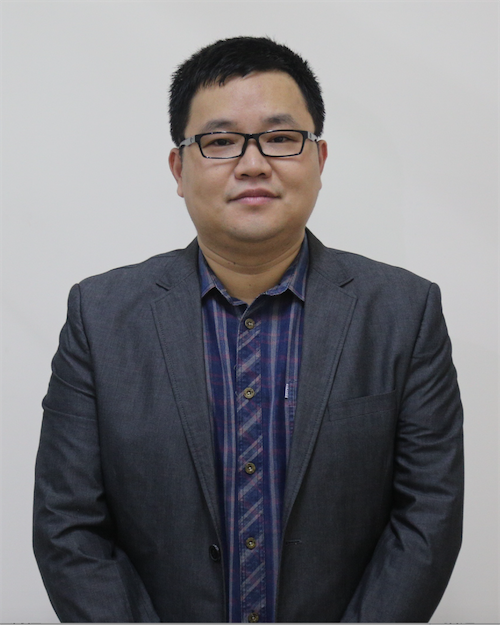
#> input picture python学习/review/图像处理/res/luohao.png, 500 x 625 px
$ python PillowTest05.py
#> lines starting #> are read from the running program, lines starting #| are printed output that depends on the picture; pictures that were not available may be replaced by others from this repository, and a replacement may not be noted
# python learing
# author:TNT
from PIL import Image

image1 = Image.open('./res/luohao.png')
#> image1 is the input picture: PIL image 500x625 RGBA; mean R, G, B, A 120.6, 119.8, 123.9, 254.9
image2 = Image.open('../../ python进阶之路/第九章 并发编程/thumbnails/guido.jpg')
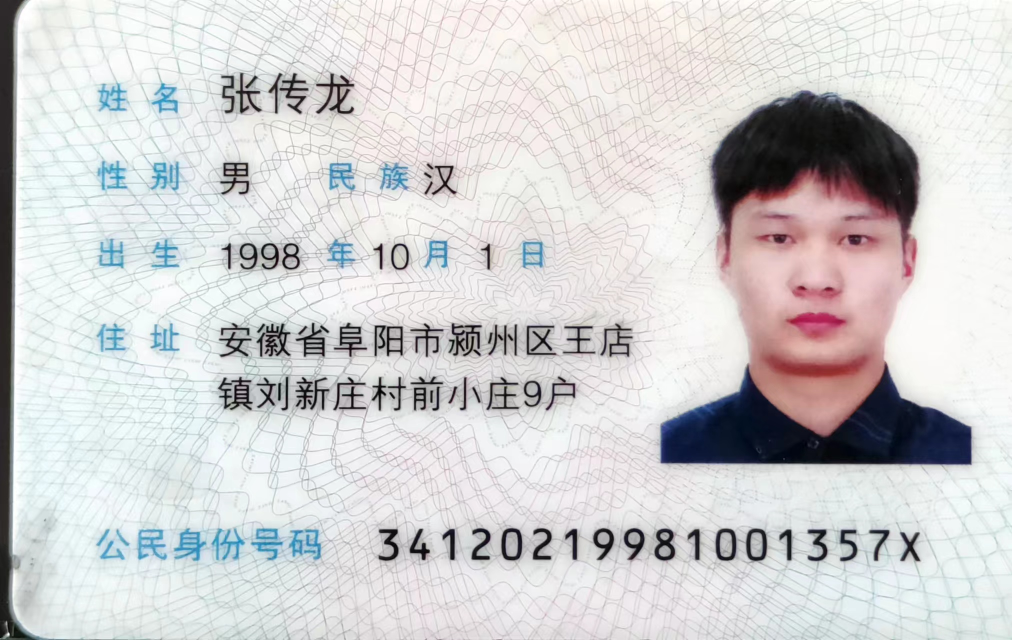
#> input picture python学习/review/图像处理/res/img.png, 2024 x 1280 px, given in place of guido.jpg, which was not available (shown at 1/2 size)
#> image2 is the input picture: PIL image 2024x1280 RGB; mean R, G, B 208.7, 208.1, 208.9
rect = 80, 20, 310, 360
guido_Head = image2.crop(rect)
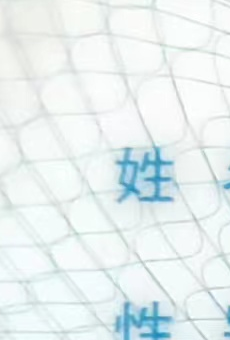
#> guido_Head: PIL image 230x340 RGB; mean R, G, B 231.3, 240.4, 240.9
width, height = guido_Head.size
#> width = 230; height = 340
image1.paste(guido_Head.resize((int(width / 1.5), int(height / 1.5))), (172, 40))
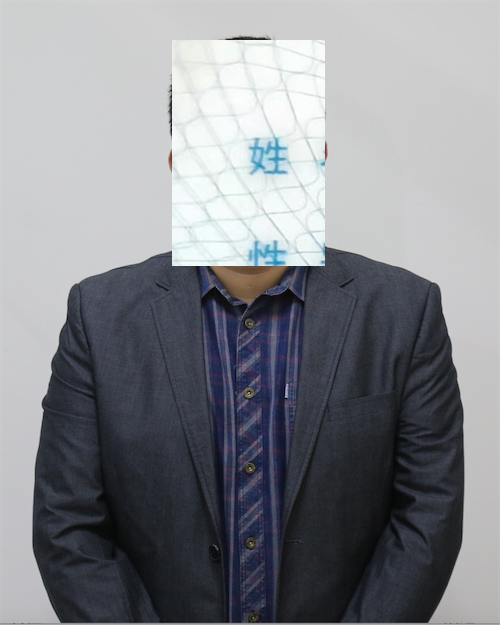
#> image1: PIL image 500x625 RGBA; mean R, G, B, A 132.4, 134.6, 139.9, 254.9; transparent parts drawn white
image1.show()
